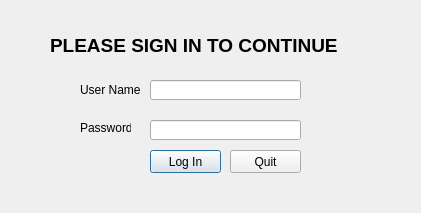
<?xml version="1.0" encoding="UTF-8"?>
<ui version="4.0">
 <class>LogIn</class>
 <widget class="QDialog" name="LogIn">
  <property name="geometry">
   <rect>
    <x>0</x>
    <y>0</y>
    <width>421</width>
    <height>213</height>
   </rect>
  </property>
  <property name="windowTitle">
   <string>Dialog</string>
  </property>
  <widget class="QLabel" name="label">
   <property name="geometry">
    <rect>
     <x>50</x>
     <y>30</y>
     <width>301</width>
     <height>31</height>
    </rect>
   </property>
   <property name="font">
    <font>
     <pointsize>14</pointsize>
     <weight>75</weight>
     <bold>true</bold>
    </font>
   </property>
   <property name="text">
    <string>PLEASE SIGN IN TO CONTINUE</string>
   </property>
  </widget>
  <widget class="QLabel" name="label_2">
   <property name="geometry">
    <rect>
     <x>80</x>
     <y>80</y>
     <width>61</width>
     <height>20</height>
    </rect>
   </property>
   <property name="text">
    <string>User Name:</string>
   </property>
  </widget>
  <widget class="QLabel" name="label_3">
   <property name="geometry">
    <rect>
     <x>80</x>
     <y>120</y>
     <width>51</width>
     <height>16</height>
    </rect>
   </property>
   <property name="text">
    <string>Password:</string>
   </property>
  </widget>
  <widget class="QLineEdit" name="txtUserName">
   <property name="geometry">
    <rect>
     <x>150</x>
     <y>80</y>
     <width>151</width>
     <height>20</height>
    </rect>
   </property>
  </widget>
  <widget class="QLineEdit" name="txtPassword">
   <property name="geometry">
    <rect>
     <x>150</x>
     <y>120</y>
     <width>151</width>
     <height>20</height>
    </rect>
   </property>
   <property name="echoMode">
    <enum>QLineEdit::Password</enum>
   </property>
  </widget>
  <widget class="QPushButton" name="btnLogIn">
   <property name="geometry">
    <rect>
     <x>150</x>
     <y>150</y>
     <width>71</width>
     <height>23</height>
    </rect>
   </property>
   <property name="text">
    <string>Log In</string>
   </property>
  </widget>
  <widget class="QPushButton" name="btnQuit">
   <property name="geometry">
    <rect>
     <x>230</x>
     <y>150</y>
     <width>71</width>
     <height>23</height>
    </rect>
   </property>
   <property name="text">
    <string>Quit</string>
   </property>
  </widget>
 </widget>
 <resources/>
 <connections/>
</ui>
